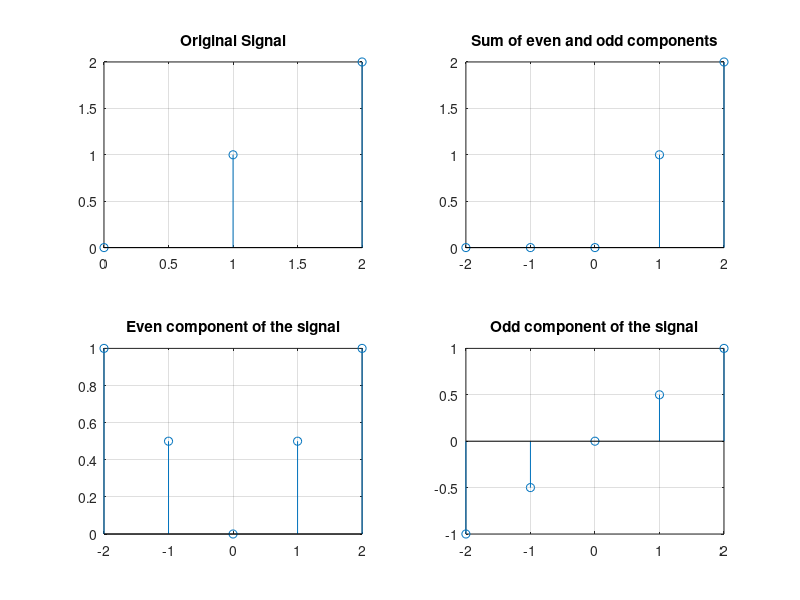

MATLAB code to generate this figure:
1;

% Tecnologico de Costa Rica
% Escuela de Ingenieria Electronica
% El-5805 Procesamiento Digital de Señales

% This Octave File solves the
% problems given for the Course
% Digital Signal Processing

% Algorithm explained in PDF attached

% This is the main function, from this methods
% the other ones are called
function main(signal)
  [vectorLengthRows vectorLengthColumns] = size(signal);
  
  preDomain = 0:vectorLengthColumns-1;
  curve = normalize(signal);
  [domain invertedCurve] = invertDiscrete(preDomain,signal);
  
  even = calculateEven(curve, invertedCurve);
  odd = calculateOdd(curve, invertedCurve);
  
  grapher(domain,even,odd,preDomain,signal);
  
end

% This method add zeros in front of the signal 'y'
% The amount of zeros added is N - 1, where N is
% the amount of elements in the vector 'y'.
function curve = normalize(y)
  [vectorLengthRows vectorLengthColumns] = size(y);
  curve = curve = [zeros(1,vectorLengthColumns-1),y];
end

% This method add zeros next to the signal 'y'
% after it has been inverted respect the element 0
% The amount of zeros added is N - 1, where N is
% the amount of elements in the vector 'y'.
% Then, a domain is generated with the negative 'x' values
% after inversion.
function [invertedDomain, invertedCurve] = invertDiscrete(x,y)
  [vectorLengthRows vectorLengthColumns] = size(y);
  curve = [fliplr(y),zeros(1,vectorLengthColumns-1)];
  invertedCurve = curve;
  invertedDomain = -1 * (vectorLengthColumns - 1) : 1 : vectorLengthColumns - 1;
  return  
end

% This method calcules the even component
function even = calculateEven(signal, invertedSignal)
  even = (1/2) * (signal + invertedSignal);
end

% This method calcules the odd component
function odd = calculateOdd(signal, invertedSignal)
  odd = (1/2) * (signal - invertedSignal);
end

% This method takes the signal, components and domain and
% generates a graph
function graph = grapher(domain, even, odd, predomain, presignal)
  figure;
  subplot(2,2,1);
  stem(predomain,presignal);
  grid on
  title('Original Signal');
  subplot(2,2,2);
  stem(domain,even + odd);
  grid on
  title('Sum of even and odd components');
  subplot(2,2,3);
  stem(domain,even);
  grid on
  title('Even component of the signal');
  subplot(2,2,4);
  stem(domain,odd);
  grid on
  title('Odd component of the signal');
  
end

% This is the signal
signal = [0 1 2];

% Call the main function
main(signal);

